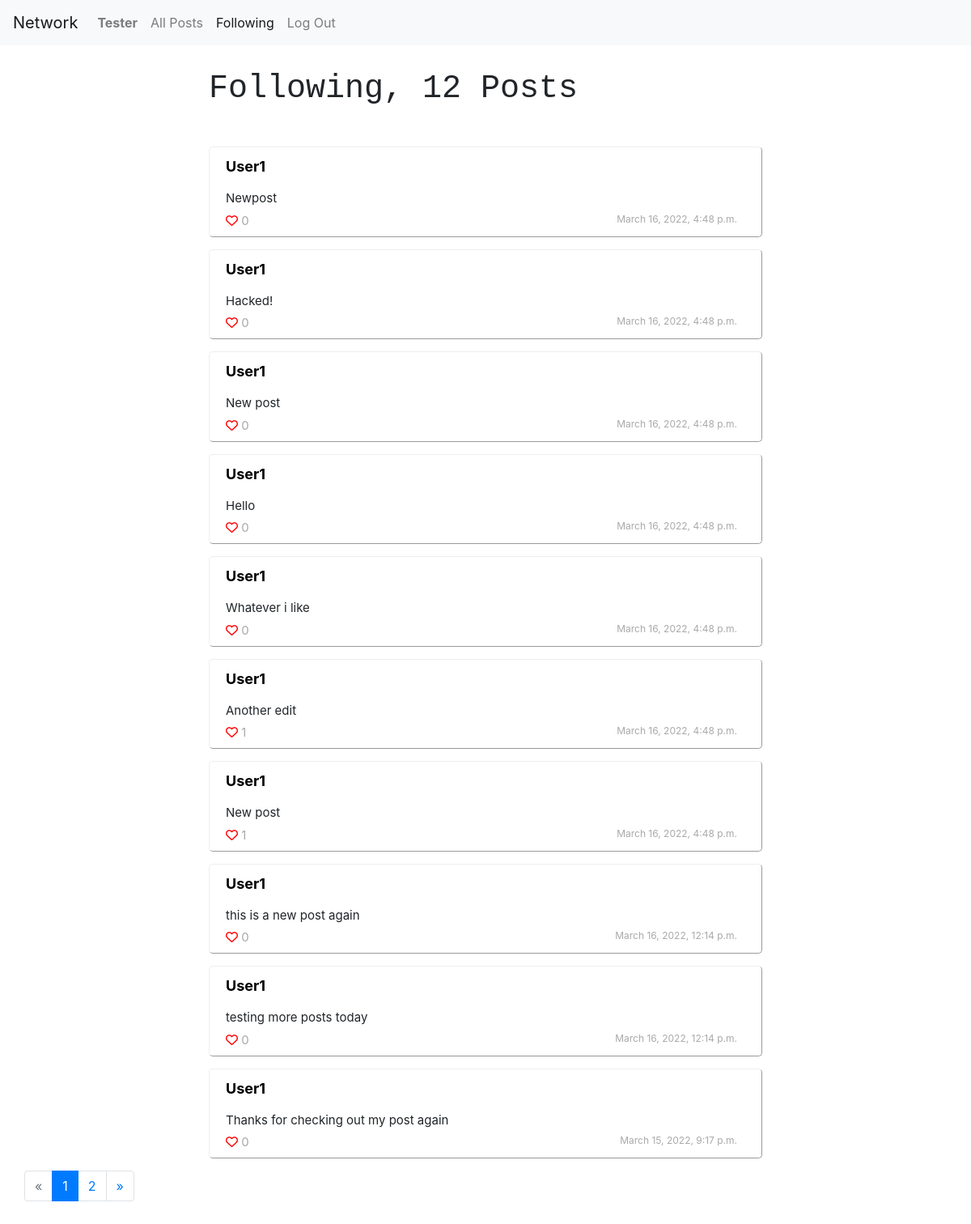
Page /following (signed in) on the earlier database version.
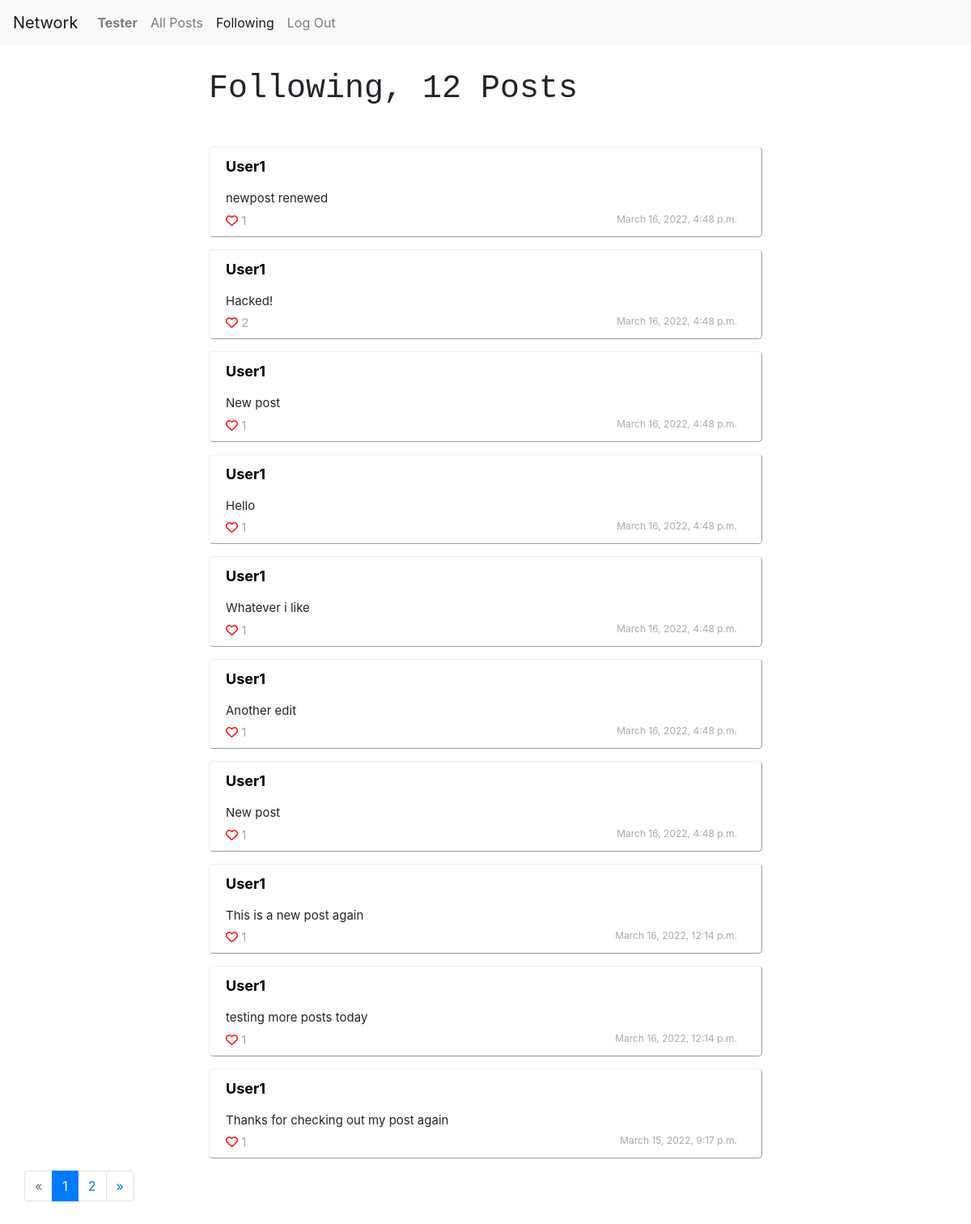
Same page on the later database version.
### network/models.py (models this page shows, shortened)
class User(AbstractUser, models.Model):
    followings = models.ManyToManyField('self', related_name="followers", symmetrical=False)

class Posts(models.Model):
    content = models.CharField(max_length=200)
    poster = models.ForeignKey(User, on_delete=models.CASCADE, related_name="posts")
    likes = models.IntegerField(default=0)
    date = models.DateTimeField(default=timezone.now())
    likers = models.ManyToManyField(User, blank=True, related_name="posts_liked")

### network/views.py (the view)
# urls.py: path("following", views.following, name="following"),
def following(request):
    user = request.user
    posts = Posts.objects.filter(poster__in=user.followings.all()).order_by("-id")
    posts_count= len(posts)
    current_page = request.GET.get('page', 1)
    page = paginate(posts, current_page)
    return render(request, "network/following.html", {
        "posts": page,
        "posts_count": posts_count
        })

### network/templatetags/load_functions.py (called while the page is built)
@register.filter
def likers(postid):
	post = Posts.objects.filter(id=postid)[0]
	return post.likers.all()

### network/views.py (called while the page is built)
def paginate(posts, current_page):
    paginator = Paginator(posts, 10)
    try:
        page = paginator.page(current_page)
    except PageNotAnInteger:
        page = paginator.page(1)
    except EmptyPage:
        page = paginator.page(paginator.num_pages)
    return page

### network/templates/network/following.html (shortened to what this page needs)
{% extends "network/layout.html" %}
{% block following %}
    active
{% endblock %}
{% block body %}
{% load load_functions %}
     {% if user.is_authenticated %}
     <div class="followboard">
        <h1> Following, {{posts_count}} Posts</h1>
     </div>
        <div class="postcontainer">
        <br>
        {% for post in posts %}
        <div class="posts  {%if post.poster.id == user.id%} mypost{% endif %}" >
            <div class="posthead">
                <div class="poster">
                    <a class="postername {%if post.poster.id == user.id%} me{% endif %}" href="{% url 'user' post.poster.username %}"> {{post.poster.username.capitalize}}</a>
                </div><div id ="postdiv{{post.id}}" class="postcontent" data-postid="{{post.id}}">
                    <a> {{post.content.capitalize}}</a>
                </div>
            </div>
            <div class="postbody">
                <div class="like">
                    <span class="likebutton" data-userid="{{user.id}}" data-postid={{post.id}}>
                        {% if user in post.id|likers %}
                        <i class="fa-solid fa-heart"></i>
                        {% else %}
                        <i class="far fa-heart"></i>
                        {% endif %}
                    </span><a class="postlikesnum" style="color: darkgrey"> {{post.likes}}</a>
                </div>
                <div class="date">
                    {{post.date}}
                </div>
            </div>
        </div>
        {% empty %}
        <h3> No Posts</h3>
        {% endfor %}
    </div>
    {% if posts.has_other_pages %}
    <ul class="pagination">
    {% if posts.has_previous %}
      <li class="page-item">
        <a class="page-link" href="?page={{posts.previous_page_number}}" aria-label="Previous">&laquo;</a>
    </li>
    {% else %}
      <li class="page-item disabled"><span class="page-link">&laquo;</span></li>
    {% endif %}
    {% for i in posts.paginator.page_range %}
      {% if posts.number == i %}
        <li class="page-item active"><span class="page-link">{{ i }} <span class="sr-only">(current)</span></span></li>
      {% else %}
        <li class="page-item"><a class="page-link" href="?page={{ i }}">{{ i }}</a></li>
      {% endif %}
    {% endfor %}
    {% if posts.has_next %}
      <li class="page-item"><a class="page-link" href="?page={{ posts.next_page_number }}">&raquo;</a></li>
    {% else %}
      <li class="page-item disabled"><span class="page-link">&raquo;</span></li>
    {% endif %}
    </ul>
    {% endif %}
      {% endif %}
{% endblock %}

### network/templates/network/layout.html (shortened to what this page needs)
{% load static %}
{% load load_functions %}
<!DOCTYPE html>
<html lang="en">
    <head>
        <link rel="stylesheet" href="https://cdnjs.cloudflare.com/ajax/libs/font-awesome/6.0.0-beta2/css/all.min.css" />
        <link rel="stylesheet" href="https://cdn.jsdelivr.net/npm/bootstrap@4.0.0/dist/css/bootstrap.min.css">
        <link href="{% static 'network/styles.css' %}" rel="stylesheet">
    </head>
    <body>
        <nav class="navbar navbar-expand-lg navbar-light bg-light">
            <a class="navbar-brand" href="{% url 'index' %}">Network</a>
            <div>
              <ul class="navbar-nav mr-auto">
                {% if user.is_authenticated %}
                    <li class="nav-item">
                        <a class="nav-link {% block profi %}{% endblock %}" href="{% url 'profile' %}"><strong>{{ user.username.capitalize }}</strong></a>
                    </li>
                {% endif %}
                <li class="nav-item">
                  <a class="nav-link {% block allposts %}{% endblock %}" href="{% url 'all_posts' %}">All Posts</a>
                </li>
                {% if user.is_authenticated %}
                    <li class="nav-item">
                        <a class="nav-link {% block following %}{% endblock %}" href="{% url 'following' %}">Following</a>
                    </li>
                    <li class="nav-item">
                        <a class="nav-link {% block logout %}{% endblock %}" href="{% url 'logout' %}">Log Out</a>
                    </li>
                {% endif %}
              </ul>
            </div>
          </nav>
        <div class="body">
            {% block body %}
            {% endblock %}
        </div>
    </body>
</html>

### network/static/network/styles.css (style rules this page uses)
.body { margin: 10px; padding: 20px; background-color: ; }
.followboard { margin: 50px auto; width: 60%; }
.postcontainer { margin: 0 auto; width: 60%; border: thin; border-radius: 5px; }
.posts { width: auto; height: auto; padding: 0px 30px 30px 20px; margin: 15px auto; background-color: white; border-color: gray; border: thin; border-style: outset; border-radius: 5px; box-shadow: 0; */ }
.poster { float: left; width: 100%; height: 20%%; margin: 10px 0px 10px 0px; padding-bottom: 5px; font-size: 18px; font-weight: bold; position:relative; }
.date { float: right; width: auto; font-size: 12px; color: darkgrey; }
.like { position: relative; float: left; color: red; }
.postcontent { padding-bottom: 5px; font-size: 15px; width: auto; }
.posthead { height: 90%; width: 100%; position: relative; }
.postbody { height: 10%; width: 100%; font-size: 15px; background-color: black; }
.followboard { font-family: monospace; font-size: 18px; margin: 0 auto; }
.postername { color: black; }
.postlikesnum { color: darkgrey; }
.likebutton { cursor: pointer; }
.fa-heart { font-size:15px; }

Differences in the rows shown:
changed Posts: content "Newpost" → "newpost renewed"; likes "0" → "1"
changed Posts "Hacked!": likes "0" → "2"
changed Posts (number 3 of 10 on the later page): likes "0" → "1"
changed Posts "Hello": likes "0" → "1"
changed Posts "Whatever i like": likes "0" → "1"
changed Posts: content "this is a new post again" → "This is a new post again"; likes "0" → "1"
changed Posts "testing more posts today": likes "0" → "1"
changed Posts "Thanks for checking out my post again": likes "0" → "1"
